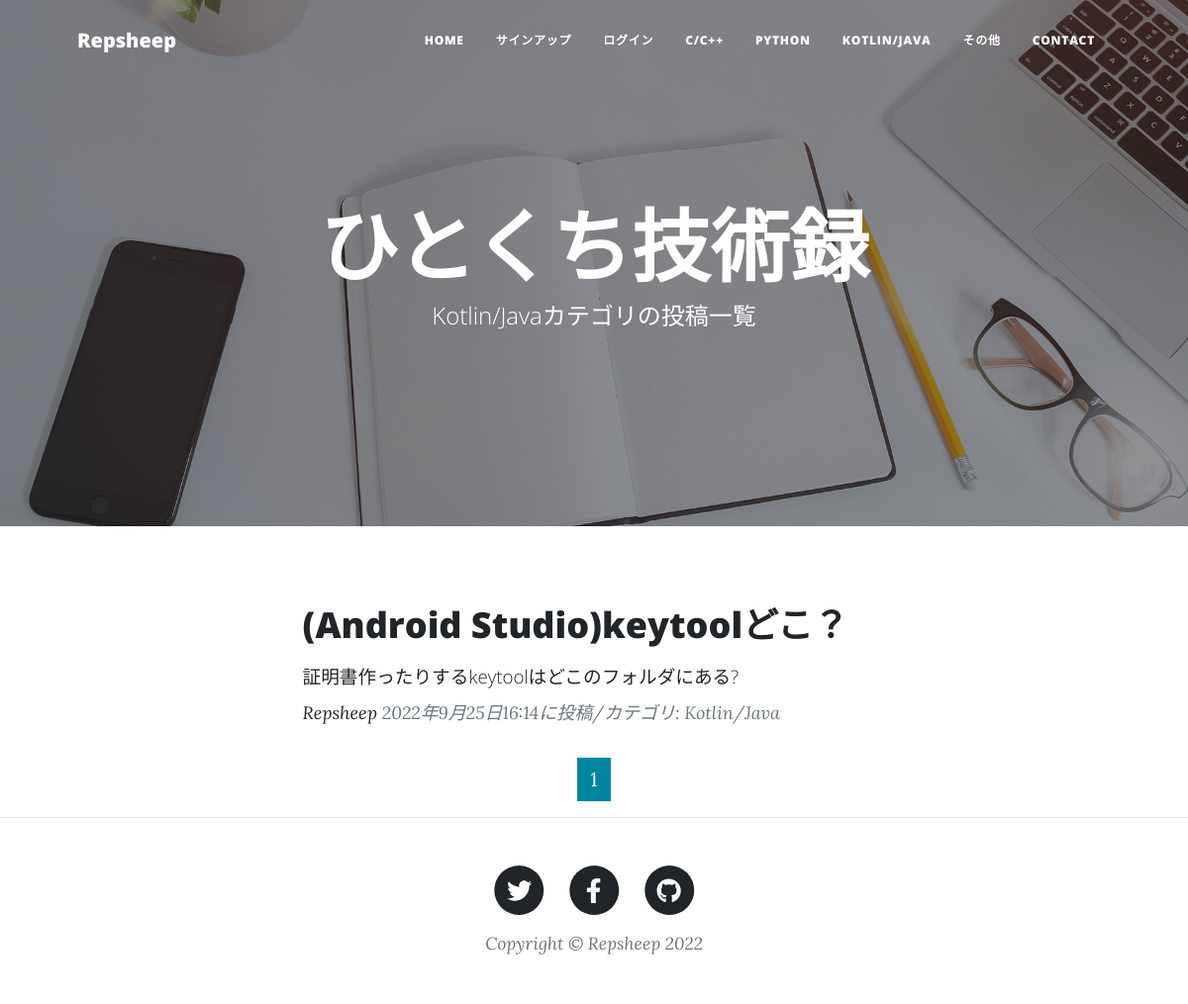
Page /Kotlin_Java_list on the committed database.
### techtwitapp/models.py (models this page shows, shortened)
class RecordPost(models.Model):
    user=models.ForeignKey(
        CustomUser,
        verbose_name='ユーザー',
        on_delete=models.CASCADE,
        null=True
        )
    CATEGORY=(('C/C++','C/C++'),
              ('Python','Python'),
              ('Kotlin/Java','Kotlin/Java'),
              ('その他','その他')
              )
    title=models.CharField(
        verbose_name='タイトル',
        max_length=200
        )
    question=models.TextField(
        verbose_name='質問'
        )
    answer=models.TextField(
        verbose_name='回答'
        )
    posted_at=models.DateTimeField(
        verbose_name='投稿日時',
        auto_now_add=True
        )
    category=models.CharField(
        verbose_name='カテゴリ',
        max_length=50,
        choices=CATEGORY
        )

### techtwitapp/views.py (the view)
class Kotlin_JavaView(ListView):
    template_name='Kotlin_Java_list.html'
    model=RecordPost
    context_object_name='Kotlin_Java_records'
    queryset=RecordPost.objects.filter(
        category='Kotlin/Java').order_by('-posted_at')
    paginate_by=2

### techtwitapp/templates/Kotlin_Java_list.html (shortened to what this page needs)
{% extends 'base.html' %}
{% load static %}
        {% block header %}
        <header class="masthead" style="background-image: url({% static 'assets/img/home-bg.jpg' %})">
            <div class="container position-relative px-4 px-lg-5">
                <div class="row gx-4 gx-lg-5 justify-content-center">
                    <div class="col-md-10 col-lg-8 col-xl-7">
                        <div class="site-heading">
                            <h1>ひとくち技術録</h1>
                            <span class="subheading">Kotlin/Javaカテゴリの投稿一覧
        　　　　　　　　　　　　　　　　</span>
                        </div>
                    </div>
                </div>
            </div>
        </header>
        {% endblock %}
        {% block contents %}
        <div class="container px-4 px-lg-5">
            <div class="row gx-4 gx-lg-5 justify-content-center">
                <div class="col-md-10 col-lg-8 col-xl-7">
                    {% for record in Kotlin_Java_records %}
                    <div class="post-preview">
                        <a href="{% url 'techtwitapp:record_detail' record.pk %}">
                            <h2 class="post-title">{{record.title}}</h2>
                            <h3 class="post-subtitle">
                                <span style="font-size : 14pt">
                                    {{record.question|truncatechars:50}}
                                </span>
                            </h3>
                        </a>
                        <p class="post-meta">
                            <a href="#">Repsheep</a>
                            {{record.posted_at}}に投稿/カテゴリ:
                            {{record.category}}</p>
                    </div>
                    {% endfor %}
                    {% include "pagination.html" %}
                </div>
            </div>
        </div>
        {% endblock %}

### rows in the picture
RecordPost: title "(Android Studio)keytoolどこ？", question "証明書作ったりするkeytoolはどこのフォルダにある?", posted_at "2022年9月25日16:14", category "Kotlin/Java"

### other values in the picture
{{ num }} "1"
